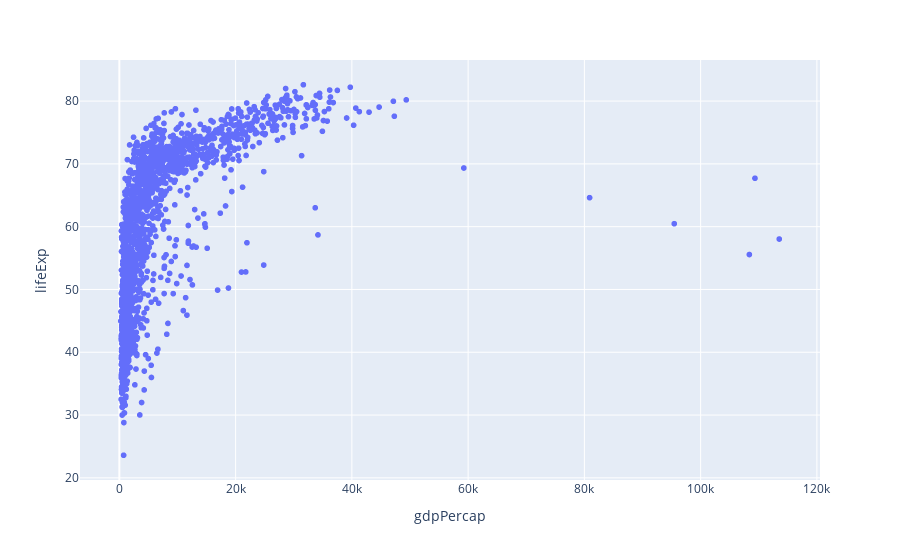

Notebook code for this chart:
### Markdown cell above
## Working with Plotly Express

Let's take apart our Plotly Expess figure of the Gapminder data and build it up from the beginning, exploring how each feature works.

We'll begin be importing `plotly.express as px` and loading the data - which comes as part of the plotly express package - into a DataFrame.

Then we'll use Plotly to make a simple scatterplot of per capita GDP and Life expectancy.

### Code cell
fig = px.scatter(df,
                 x='gdpPercap',
                 y='lifeExp')

fig.show()

### Figure 1 — Plotly figure (JSON) as saved in the notebook; plotly's stock layout.template omitted (floating-point values rounded to 4 significant figures; data arrays with more than 128 entries replaced by an {"elided": "..."} marker saying what was removed)
{"data": [{"hovertemplate": "gdpPercap=%{x}<br>lifeExp=%{y}<extra></extra>", "legendgroup": "", "marker": {"color": "#636efa", "symbol": "circle"}, "mode": "markers", "name": "", "showlegend": false, "type": "scattergl", "x": {"elided": "1704 float values"}, "xaxis": "x", "y": {"elided": "1704 float values"}, "yaxis": "y"}], "layout": {"autosize": true, "legend": {"tracegroupgap": 0}, "margin": {"t": 60}, "xaxis": {"anchor": "y", "autorange": true, "domain": [0, 1], "range": [-6751.0, 120500.0], "title": {"text": "gdpPercap"}, "type": "linear"}, "yaxis": {"anchor": "x", "autorange": true, "domain": [0, 1], "range": [19.03, 87.17], "title": {"text": "lifeExp"}, "type": "linear"}}}
